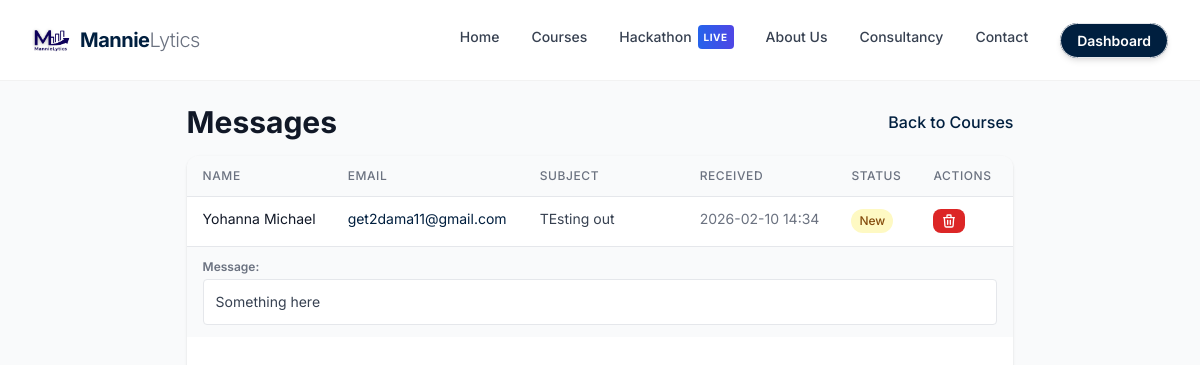
The page /dashboard/messages/ (signed in) on the database its author committed.
### core/models.py (models this page shows, shortened)
class Message(models.Model):
    name = models.CharField(max_length=120)
    email = models.EmailField()
    subject = models.CharField(max_length=200, blank=True)
    message = models.TextField()
    created_at = models.DateTimeField(auto_now_add=True)
    is_read = models.BooleanField(default=False)
    class Meta:
        ordering = ['-created_at']

### dashboard/views.py (the view)
# urls.py: path('messages/', views.messages_list, name='messages_list'),
@login_required
def messages_list(request):
    if not request.user.is_staff:
        messages.error(request, 'Access denied. Staff privileges required.')
        return redirect('core:home')
    msgs = Message.objects.all().order_by('-created_at')
    context = { 'messages_list': msgs }
    return render(request, 'dashboard/messages.html', context)

### templates/dashboard/messages.html (shortened to what this page needs)
{% extends 'core/base.html' %}
{% block content %}
<section class="py-6 md:h-screen md:flex md:flex-col">
  <div class="max-w-7xl mx-auto px-4 sm:px-6 lg:px-8 md:flex-1 md:flex md:flex-col md:overflow-hidden">
    <div class="flex items-center justify-between mb-4">
      <h1 class="text-xl md:text-2xl lg:text-3xl font-bold text-gray-900">Messages</h1>
      <a href="{% url 'dashboard:manage_courses' %}" class="text-brand-navy hover:text-gray-300 font-medium text-sm md:text-base">Back to Courses</a>
    </div>
    <div class="bg-white rounded-xl shadow md:flex-1 md:flex md:flex-col overflow-hidden">
      <div class="overflow-x-auto md:overflow-auto md:flex-1">
        <table class="min-w-full divide-y divide-gray-200">
          <thead class="bg-gray-50 md:sticky md:top-0 z-10">
            <tr>
              <th class="px-3 md:px-4 py-2 md:py-3 text-left text-xs font-medium text-gray-500 uppercase tracking-wider min-w-[100px] md:w-32">Name</th>
              <th class="px-3 md:px-4 py-2 md:py-3 text-left text-xs font-medium text-gray-500 uppercase tracking-wider min-w-[150px] md:w-48">Email</th>
              <th class="px-3 md:px-4 py-2 md:py-3 text-left text-xs font-medium text-gray-500 uppercase tracking-wider min-w-[120px] md:w-40">Subject</th>
              <th class="px-3 md:px-4 py-2 md:py-3 text-left text-xs font-medium text-gray-500 uppercase tracking-wider min-w-[100px] md:w-32">Received</th>
              <th class="px-3 md:px-4 py-2 md:py-3 text-left text-xs font-medium text-gray-500 uppercase tracking-wider min-w-[80px] md:w-20">Status</th>
              <th class="px-3 md:px-4 py-2 md:py-3 text-left text-xs font-medium text-gray-500 uppercase tracking-wider min-w-[80px] md:w-24">Actions</th>
            </tr>
          </thead>
          <tbody class="bg-white divide-y divide-gray-200">
            {% for msg in messages_list %}
            <tr class="hover:bg-gray-50">
              <td class="px-3 md:px-4 py-2 md:py-3 text-xs md:text-sm text-gray-900 align-top">
                <div class="max-w-[6rem] md:max-w-[8rem] truncate" title="{{ msg.name }}">{{ msg.name }}</div>
              </td>
              <td class="px-3 md:px-4 py-2 md:py-3 text-xs md:text-sm text-brand-navy align-top">
                <a href="mailto:{{ msg.email }}" class="hover:underline max-w-[9rem] md:max-w-[12rem] truncate inline-block" title="{{ msg.email }}">{{ msg.email }}</a>
              </td>
              <td class="px-3 md:px-4 py-2 md:py-3 text-xs md:text-sm text-gray-700 align-top">
                <div class="max-w-[7rem] md:max-w-[10rem] truncate" title="{{ msg.subject }}">{{ msg.subject|default:'—' }}</div>
              </td>
              <td class="px-3 md:px-4 py-2 md:py-3 whitespace-nowrap text-xs md:text-sm text-gray-500 align-top">
                <span class="hidden md:inline">{{ msg.created_at|date:'Y-m-d H:i' }}</span>
              </td>
              <td class="px-3 md:px-4 py-2 md:py-3 whitespace-nowrap text-xs md:text-sm align-top">
                {% if msg.is_read %}
                  <span class="inline-flex items-center px-1.5 md:px-2 py-0.5 md:py-1 rounded-full text-xs font-medium bg-blue-100 text-green-800">Read</span>
                {% else %}
                  <span class="inline-flex items-center px-1.5 md:px-2 py-0.5 md:py-1 rounded-full text-xs font-medium bg-yellow-100 text-yellow-800">New</span>
                {% endif %}
              </td>
              <td class="px-3 md:px-4 py-2 md:py-3 whitespace-nowrap text-xs md:text-sm align-top">
                <form method="post" action="{% url 'dashboard:delete_message' msg.pk %}" style="display: inline;" onsubmit="return confirm('Are you sure you want to delete this message from {{ msg.name|escapejs }}?');">
                  <button type="submit" class="inline-flex items-center px-1.5 md:px-2 py-1 bg-red-600 hover:bg-red-700 text-white text-xs font-medium rounded-lg transition-colors duration-150">
                    <svg class="w-3.5 h-3.5 md:w-4 md:h-4" fill="none" stroke="currentColor" viewBox="0 0 24 24">
                      <path stroke-linecap="round" stroke-linejoin="round" stroke-width="2" d="M19 7l-.867 12.142A2 2 0 0116.138 21H7.862a2 2 0 01-1.995-1.858L5 7m5 4v6m4-6v6m1-10V4a1 1 0 00-1-1h-4a1 1 0 00-1 1v3M4 7h16" />
                    </svg>
                  </button>
                </form>
              </td>
            </tr>
            <tr class="bg-gray-50">
              <td colspan="6" class="px-3 md:px-4 py-2 md:py-3">
                <div class="text-xs font-semibold text-gray-500 mb-1">Message:</div>
                <div class="text-xs md:text-sm text-gray-700 max-h-16 md:max-h-20 overflow-y-auto bg-white rounded p-2 md:p-3 border border-gray-200">{{ msg.message }}</div>
              </td>
            </tr>
            {% endfor %}
          </tbody>
        </table>
      </div>
    </div>
  </div>
</section>
{% endblock %}

### templates/core/base.html (style rules this page uses)
body { font-family: 'Inter', sans-serif; }

### rows shown on the page
Message: name "Yohanna Michael", email "get2dama11@gmail.com", subject "TEsting out", created_at "2026-02-10 14:34", is_read "New", message "Something here"
